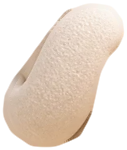
#> input picture apps/cardputer/assets/bob/rig/armL_chin.png, 127 x 150 px
$ python -i bob_curation_sheet.py   (imports and definitions only)
#> lines starting #> are read from the running program, lines starting #| are printed output that depends on the picture
#> further down, picture is the input picture: PIL image 127x150 RGBA; mean R, G, B, A 210.6, 185.9, 164.3, 143.6
#!/usr/bin/env python3
"""Write the Bob curation record: one row per image (static poses, rig parts, rig poses, demo states / emotions / moves,
device states / emotions / scenes / moves), each with a before and after thumbnail and pass/fail per model-sheet
invariant (docs/waveshare/bob-model-sheet.md).

  py -3.11 apps/cardputer/scripts/bob_curation_sheet.py --renders <dir> [--checks <dir>]

<dir> holds the renders: before/ and after/ (demo, `<id>@1x.png` and `<id>@2x.png`), dev-before/ and dev-after/
(bob-sim, `<id>.png`), and the checker's JSON for each set (chk-<set>.json from
`bob_model_check.py --json`). Writes docs/waveshare/bob-curation.md, its thumbnails in
docs/waveshare/screenshots/curation/, and the contact sheet docs/waveshare/screenshots/curation-sheet.png.
"""
from __future__ import annotations

import io
import json
import subprocess
import sys
from pathlib import Path

import numpy as np
from PIL import Image, ImageDraw, ImageFont

sys.path.insert(0, str(Path(__file__).parent))
import bob_model_check as mc  # noqa: E402

ROOT = mc.ROOT
OUT_MD = ROOT / "docs/waveshare/bob-curation.md"
THUMBS = ROOT / "docs/waveshare/screenshots/curation"
SHEET = ROOT / "docs/waveshare/screenshots/curation-sheet.png"
IDS = ["M1", "M2", "M3", "M4", "M5", "M6", "M7", "M8", "M9"]
T = 112  # thumbnail px
POSES = ["helper", "curious", "thoughtful", "playful"]
ORIG = {"helper": "helper", "curious": "curious", "thoughtful": "thoughtful", "playful": "playful"}
SCENES = {"timer_set": "Focused", "timer_done": "Surprised", "alarm": "Alarm", "weather_sun": "Happy", "weather_cloud": "Calm",
          "weather_rain": "Calm", "weather_snow": "Joyful", "music": "Music", "task_added": "Proud", "note_added": "Happy",
          "reminder": "Reminder", "calendar": "Curious", "search": "Focused", "message_sent": "Joyful", "success": "Success",
          "failed": "Apologetic"}
# what was curated in a row beyond the shared fixes (one body, seam, feet, centring), by row id
NOTES = {
    "static-thoughtful": "front arms traced tight; hand on the cheek, off the logo (was 'ɿoob')",
    "static-curious": "ear arm traced tight; no baked head tilt",
    "part-armL_chin": "traced to its shadow line; no face/logo sliver; rests at -14 deg",
    "part-armL_ear": "traced to its shadow line; no face strip",
    "part-footL": "opaque clay top under the belly; no fade band", "part-footR": "opaque clay top under the belly; no fade band",
    "demo-state-thinking": "hand off the logo", "demo-state-offline": "hand off the logo", "demo-state-updating": "hand off the logo",
    "demo-emotion-shy": "eyes clipped to the visor", "demo-move-droop": "eyes clipped to the visor",
    "demo-emotion-delighted": "eyes clipped to the visor",
    "demo-state-dnd": "Bob is dimmed by design (n/a)", "demo-state-field": "no Bob on this screen (n/a)",
    "dev-state-reply": "the device reply view shows text, no Bob (n/a)",
}


def thumb(img: Image.Image, crop=True) -> Image.Image:
#> called with crop = True
    im = img.convert("RGBA")
    bg = Image.new("RGBA", im.size, (23, 62, 87, 255))
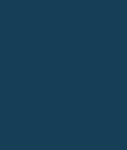
#> bg: PIL image 127x150 RGBA; mean R, G, B, A 23, 62, 87, 255
    bg.alpha_composite(im)
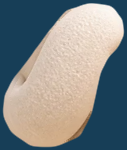
#> bg: PIL image 127x150 RGBA; mean R, G, B, A 133, 137.2, 136.7, 255
    im = bg.convert("RGB")
    if crop:
        w, h = im.size
#> w = 127; h = 150
        im = im.crop((int(w * .14), int(h * .04), int(w * .86), int(h * .76)))
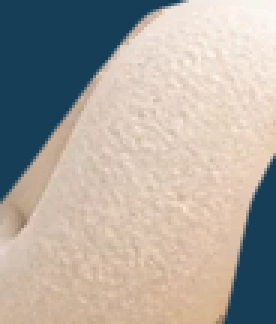
#> im: PIL image 92x108 RGB (shown 3 times larger); mean R, G, B 174, 167.4, 159.7
    im.thumbnail((T, T), Image.LANCZOS)
    return im


# [189 lines left out: functions save_thumb, load_checks, verdict, git_png, m9_numbers, part_checks and 1 more, not called in this run]


# [2 lines not run here, left out]

>>> from PIL import Image
>>> picture = Image.open('../assets/bob/rig/armL_chin.png')
>>> result = thumb(picture)

$ run again, on apps/cardputer/assets/bob/rig/armR_down.png
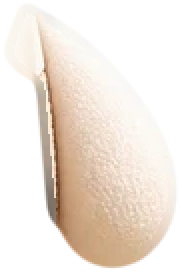
#> input picture apps/cardputer/assets/bob/rig/armR_down.png, 91 x 138 px (shown 2 times larger)
#> picture is the input picture: PIL image 91x138 RGBA; mean R, G, B, A 234.2, 217.3, 201.3, 134.6
#> in thumb, `bg.alpha_composite(im)`:
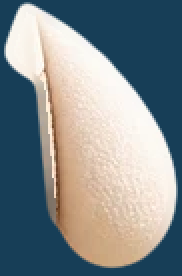
#> bg: PIL image 91x138 RGBA (shown 2 times larger); mean R, G, B, A 130.8, 139.1, 141.5, 255
#> in thumb, `im = im.crop((int(w * .14), int(h * .04), int(w * .86), int(h * .76)))`:
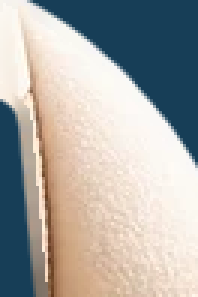
#> im: PIL image 66x99 RGB (shown 3 times larger); mean R, G, B 171.5, 170, 166

$ run again, on apps/cardputer/assets/bob/rig/armR_down2.png
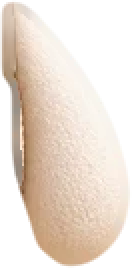
#> input picture apps/cardputer/assets/bob/rig/armR_down2.png, 67 x 137 px (shown 2 times larger)
#> picture is the input picture: PIL image 67x137 RGBA; mean R, G, B, A 226.6, 207.5, 189.5, 151.6
#> in thumb, `bg.alpha_composite(im)`:
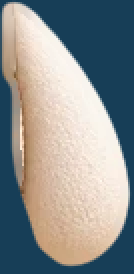
#> bg: PIL image 67x137 RGBA (shown 2 times larger); mean R, G, B, A 141.6, 144.9, 143.9, 255
#> in thumb, `im = im.crop((int(w * .14), int(h * .04), int(w * .86), int(h * .76)))`:
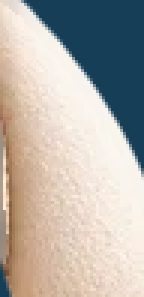
#> im: PIL image 48x99 RGB (shown 3 times larger); mean R, G, B 182.1, 176.2, 169

$ run again, on apps/cardputer/assets/bob/rig/armR_up.png
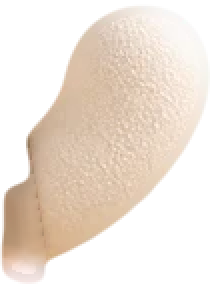
#> input picture apps/cardputer/assets/bob/rig/armR_up.png, 105 x 143 px (shown 2 times larger)
#> picture is the input picture: PIL image 105x143 RGBA; mean R, G, B, A 225.6, 202.7, 180.5, 141.2
#> in thumb, `bg.alpha_composite(im)`:
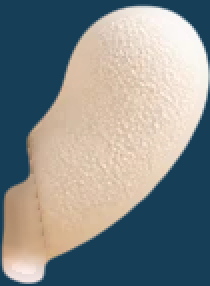
#> bg: PIL image 105x143 RGBA (shown 2 times larger); mean R, G, B, A 134, 139, 138.6, 255
#> in thumb, `im = im.crop((int(w * .14), int(h * .04), int(w * .86), int(h * .76)))`:
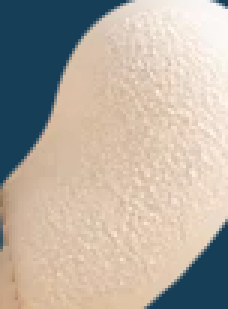
#> im: PIL image 76x103 RGB (shown 3 times larger); mean R, G, B 182.8, 173.3, 162.1
